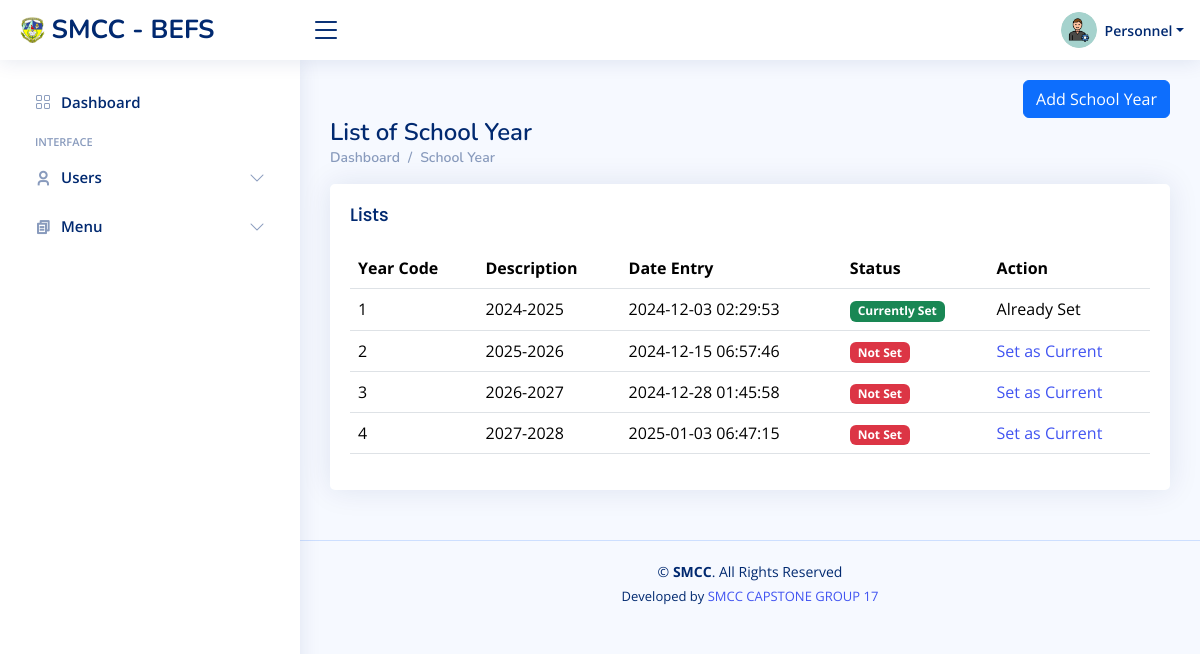
/admin/admin_school_year.php?user_id=1, run on the app's committed database.
### tables this page shows
CREATE TABLE `users` (
  `id` int(11) NOT NULL,
  `username` varchar(255) DEFAULT NULL,
  `password` varchar(255) DEFAULT NULL,
  `type` varchar(255) DEFAULT NULL,
  `status` varchar(255) DEFAULT NULL,
  `fname` varchar(255) DEFAULT NULL,
  `lname` varchar(255) DEFAULT NULL,
  `profile_image` varchar(255) DEFAULT NULL,
  `date_created` datetime DEFAULT NULL,
  `logged_in` varchar(255) DEFAULT NULL
);

CREATE TABLE `school_year` (
  `id` int(11) NOT NULL,
  `description` varchar(255) DEFAULT NULL,
  `status` varchar(255) DEFAULT NULL,
  `user_id` int(11) DEFAULT NULL,
  `date_created` datetime DEFAULT NULL
);

### admin/admin_school_year.php (the view, shortened to what this page needs)
<?php
include('../dbconnect.php');
$user_id = $_REQUEST['user_id'];
$query = mysqli_query($conn, "SELECT * FROM users WHERE id = '$user_id'") or die(mysqli_error());
if($row = mysqli_fetch_array($query)) {
    $lname = $row['lname'];
    $lname = ucfirst(strtolower($lname));
}
?>
<!DOCTYPE html>
<html lang="en">
<head>
  <link href="../assets/vendor/bootstrap/css/bootstrap.min.css" rel="stylesheet">
  <link href="../assets/vendor/bootstrap-icons/bootstrap-icons.css" rel="stylesheet">
  <link href="../assets/vendor/boxicons/css/boxicons.min.css" rel="stylesheet">
  <link href="../assets/vendor/quill/quill.snow.css" rel="stylesheet">
  <link href="../assets/vendor/quill/quill.bubble.css" rel="stylesheet">
  <link href="../assets/vendor/remixicon/remixicon.css" rel="stylesheet">
  <link href="../assets/vendor/simple-datatables/style.css" rel="stylesheet">
  <link href="../assets/css/style.css" rel="stylesheet">
</head>
<body>
  <?php include('../header.php'); ?>
  <?php
  $query = mysqli_query($conn, "SELECT * FROM school_year WHERE status = 'Current Set' AND user_id = $user_id") or die(mysqli_error());
  if ($row = mysqli_fetch_array($query)) {
      include('../sidebar.php');
  } else {
      include('../sidebar_unset.php');
  }
  ?>
  <main id="main" class="main">
    <div class="pagetitle">
      <div align="right">
        <a href="admin_school_year.php?user_id=<?php echo $user_id; ?>" class="btn btn-primary" data-bs-toggle="modal" data-bs-target="#addSchoolYearModal">Add School Year</a>
      </div>
      <h1>List of School Year</h1>
      <nav>
        <ol class="breadcrumb">
          <li class="breadcrumb-item"><a href="admin_home.php?user_id=<?php echo $user_id; ?>">Dashboard</a></li>
          <li class="breadcrumb-item">School Year</li>
        </ol>
      </nav>
    </div>
    <section class="section">
      <div class="row">
        <div class="col-lg-12">
          <div class="card">
            <div class="card-body">
              <h5 class="card-title">Lists</h5>
              <table class="table datatable">
                <thead>
                  <tr>
                    <th>Year Code</th>
                    <th>Description</th>
                    <th>Date Entry</th>
                    <th>Status</th>
                    <th>Action</th>
                  </tr>
                </thead>
                <tbody>
                  <?php
                  $query = mysqli_query($conn, "SELECT * FROM school_year") or die(mysqli_error());
                  while ($row = mysqli_fetch_array($query)) {
                      $id = $row['id'];
                      $description = $row['description'];
                      $status = $row['status'];
                      $date_created = $row['date_created'];
                  ?>
                  <tr>
                    <td><?php echo $id; ?></td>
                    <td><?php echo $description; ?></td>
                    <td><?php echo $date_created; ?></td>
                    <?php
                    if ($status == "Current Set") {
                    ?>
                        <td><div class="col-lg-9 col-md-8"><span class="badge bg-success">Currently Set</span></div></td>
                        <td>Already Set</td>
                    <?php
                    } else {
                    ?>
                        <td><div class="col-lg-9 col-md-8"><span class="badge bg-danger">Not Set</span></div></td>
                        <td><a href="admin_school_year_set_current_sc.php?user_id=<?php echo $user_id; ?>&year_code=<?php echo $id; ?>">Set as Current</a></td>
                    <?php
                    }
                    ?>
                  </tr>
                  <?php } ?>
                </tbody>
              </table>
            </div>
          </div>
        </div>
      </div>
    </section>
  </main>
  <?php include('../footer.php'); ?>
</body>
</html>

### header.php (shortened to what this page needs)
<header id="header" class="header fixed-top d-flex align-items-center">
    <div class="d-flex align-items-center justify-content-between">
      <a href="admin_home.php?user_id=<?php echo $user_id; ?>" class="logo d-flex align-items-center">
        <img src="../images/Smcc_logo.gif" alt="">
        <span class="d-none d-lg-block">SMCC - BEFS</span>
      </a>
      <i class="bi bi-list toggle-sidebar-btn"></i>
    </div>
    <nav class="header-nav ms-auto">
      <ul class="d-flex align-items-center">
        <li class="nav-item dropdown pe-3">
          <a class="nav-link nav-profile d-flex align-items-center pe-0" href="#" data-bs-toggle="dropdown">
          <?php
        $profile_image = !empty($row['profile_image']) ? $row['profile_image'] : '../assets/img/profile-img2.jpg';
        ?>
        <img src="<?php echo $profile_image; ?>" alt="Profile" class="rounded-circle">
            <span class="d-none d-md-block dropdown-toggle ps-2"><?php echo $lname; ?></span>
          </a>
        </li>
      </ul>
    </nav>
  </header>

### assets/css/style.css (style rules this page uses)
:root { scroll-behavior: smooth; }
body { font-family: "Open Sans", sans-serif; background: #f6f9ff; color: #444444; }
a { color: #4154f1; text-decoration: none; }
h1, h2, h3, h4, h5, h6 { font-family: "Nunito", sans-serif; }
#main { margin-top: 60px; padding: 20px 30px; transition: all 0.3s; }
.pagetitle { margin-bottom: 10px; }
.pagetitle h1 { font-size: 24px; margin-bottom: 0; font-weight: 600; color: #012970; }
.card { margin-bottom: 30px; border: none; border-radius: 5px; box-shadow: 0px 0 30px rgba(1, 41, 112, 0.1); }
.card-title { padding: 20px 0 15px 0; font-size: 18px; font-weight: 500; color: #012970; font-family: "Poppins", sans-serif; }
.card-body { padding: 0 20px 20px 20px; }
.breadcrumb { font-size: 14px; font-family: "Nunito", sans-serif; color: #899bbd; font-weight: 600; }
.breadcrumb a { color: #899bbd; transition: 0.3s; }
.breadcrumb .breadcrumb-item::before { color: #899bbd; }
.logo { line-height: 1; }
@media (min-width: 1200px) { .logo { width: 280px; } }
.logo img { max-height: 26px; margin-right: 6px; }
.logo span { font-size: 26px; font-weight: 700; color: #012970; font-family: "Nunito", sans-serif; }
.header { transition: all 0.5s; z-index: 997; height: 60px; box-shadow: 0px 2px 20px rgba(1, 41, 112, 0.1); background-color: #fff; padding-left: 20px; }
.header .toggle-sidebar-btn { font-size: 32px; padding-left: 10px; cursor: pointer; color: #012970; }
.header-nav ul { list-style: none; }
.header-nav>ul { margin: 0; padding: 0; }
.header-nav .nav-profile { color: #012970; }
.header-nav .nav-profile img { max-height: 36px; }
.header-nav .nav-profile span { font-size: 14px; font-weight: 600; }
@media (min-width: 1200px) { #main, #footer { margin-left: 300px; } }

### data on the page
users: profile_image (picture), lname "Personnel"
school_year: id "1", description "2024-2025", date_created "2024-12-03 02:29:53", status "Currently Set"
school_year: id "2", description "2025-2026", date_created "2024-12-15 06:57:46"
school_year: id "3", description "2026-2027", date_created "2024-12-28 01:45:58"
school_year: id "4", description "2027-2028", date_created "2025-01-03 06:47:15"
